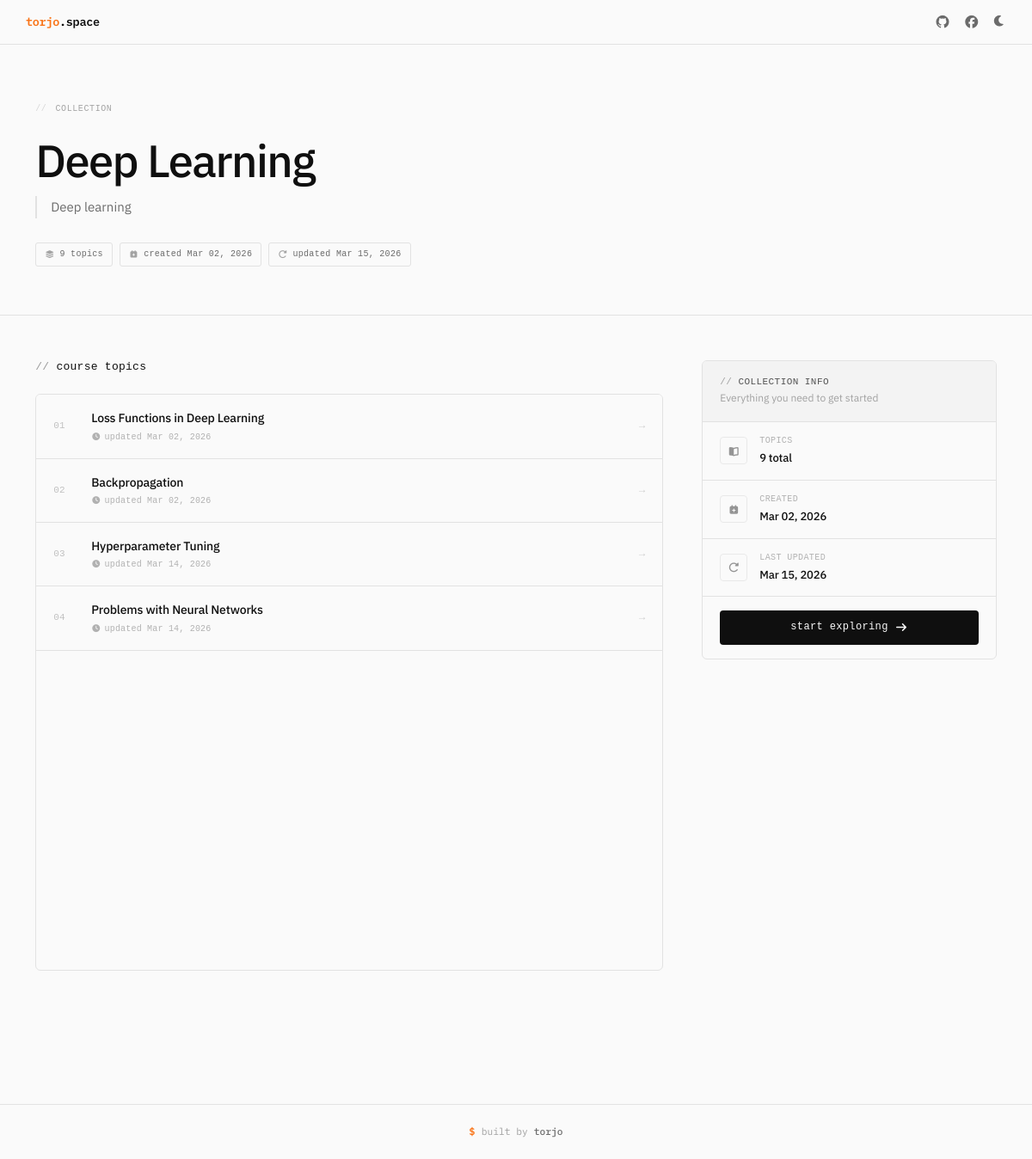
/collection/deep-learning/, run on the app's committed database.
### doc/models.py (models this page shows, shortened)
class Collection(models.Model):
    title = models.CharField(max_length=200)
    slug = models.SlugField(unique=True, blank=True)
    description = models.TextField()
    created_by = models.ForeignKey(User, on_delete=models.CASCADE)
    created_at = models.DateTimeField(auto_now_add=True)
    updated_at = models.DateTimeField(auto_now=True)
    is_published = models.BooleanField(default=False)
    bg = models.ImageField(upload_to='collection_backgrounds/', blank=True, null=True)
    class Meta:
        ordering = ['-created_at']
    def __str__(self):
        return self.title

class Topic(models.Model):
    collection = models.ForeignKey(Collection, on_delete=models.CASCADE, related_name='topics')
    title = models.CharField(max_length=200)
    slug = models.SlugField(blank=True)
    order = models.PositiveIntegerField(default=0)
    group = models.CharField(max_length=100, blank=True, null=True)
    created_at = models.DateTimeField(auto_now_add=True)
    updated_at = models.DateTimeField(auto_now=True)
    class Meta:
        ordering = ['order', 'created_at']
        unique_together = ['collection', 'slug']

### doc/views.py (the view)
# urls.py: path('collection/<slug:slug>/', views.collection_detail, name='collection_detail'),
def collection_detail(request, slug):
    collection = Collection.objects.get(slug=slug)
    print('collection:', collection)
    topics = collection.topics.all()
    return render(request, 'doc/collection_detail.html', {'collection': collection, 'topics': topics})

### doc/templates/doc/collection_detail.html (shortened to what this page needs)
{% extends 'doc/base.html' %}
{% block content %}
{% load static %}
<section class="collection-hero">
    <div class="container">
        <div class="hero-eyebrow">collection</div>
        <h1>{{ collection.title }}</h1>
        <p class="hero-desc">{{ collection.description }}</p>
        <div class="hero-meta">
            <span class="meta-chip"><i class="fas fa-layer-group"></i> {{ topics.count }} topics</span>
            <span class="meta-chip"><i class="fas fa-calendar-plus"></i>
                created {{ collection.created_at|date:"M d, Y" }}</span>
            <span class="meta-chip"><i class="fas fa-rotate-right"></i>
                updated {{ collection.updated_at|date:"M d, Y" }}
            </span>
        </div>
    </div>
</section>
<section class="content-section">
    <div class="container">
        <div class="row g-5">
            <div class="col-lg-8">
                <div class="section-label fade-up">
                    <h3>course topics</h3>
                </div>
                {% if topics %}
                <div class="topic-list">
                    {% for topic in topics %}
                    <a href="{% url 'topic_detail' topic.id %}" class="topic-card fade-up">
                        <span class="topic-num">{{ forloop.counter|stringformat:"02d" }}</span>
                        <div class="topic-info">
                            <div class="topic-title">{{ topic.title }}</div>
                            <div class="topic-date">
                                <i class="fas fa-clock"></i>updated {{ topic.updated_at|date:"M d, Y" }}
                            </div>
                        </div>
                        <span class="topic-arrow">→</span>
                    </a>
                    {% endfor %}
                </div>
                {% else %}
                <div class="empty-state fade-up">
                    <p>no topics available yet in this collection</p>
                </div>
                {% endif %}
            </div>
            <div class="col-lg-4 fade-up">
                <div class="sidebar-card">
                    <div class="sidebar-header">
                        <h5>collection info</h5>
                        <p>Everything you need to get started</p>
                    </div>
                    <div class="sidebar-body">
                        <div class="stat-row">
                            <div class="stat-icon"><i class="fas fa-book-open"></i></div>
                            <div>
                                <div class="stat-label">topics</div>
                                <div class="stat-value">{{ topics.count }} total</div>
                            </div>
                        </div>
                        <div class="stat-row">
                            <div class="stat-icon"><i class="fas fa-calendar-plus"></i></div>
                            <div>
                                <div class="stat-label">created</div>
                                <div class="stat-value">{{ collection.created_at|date:"M d, Y" }}</div>
                            </div>
                        </div>
                        <div class="stat-row">
                            <div class="stat-icon"><i class="fas fa-rotate-right"></i></div>
                            <div>
                                <div class="stat-label">last updated</div>
                                <div class="stat-value">{{ collection.updated_at|date:"M d, Y" }}</div>
                            </div>
                        </div>
                    </div>
                    <div class="sidebar-footer">
                        {% if topics %}
                        <a href="{% url 'topic_detail' topics.0.id %}" class="start-btn">
                            start exploring <i class="fas fa-arrow-right"></i>
                        </a>
                        {% else %}
                        <button class="start-btn" disabled>no topics yet</button>
                        {% endif %}
                    </div>
                </div>
            </div>
        </div>
    </div>
</section>
{% endblock %}

### doc/templates/doc/base.html (style rules this page uses)
:root { --accent: #f97316; --accent-dim: rgba(249, 115, 22, 0.12); --text-primary: #0f0f0f; --text-secondary: #6b6b6b; --text-muted: #a0a0a0; --bg: #fafafa; --bg-secondary: #f3f3f3; --border: #e2e2e2; --border-strong: #c8c8c8; --mono: 'IBM Plex Mono', monospace; --sans: 'IBM Plex Sans', sans-serif; }
*, *::before, *::after { box-sizing: border-box; }
html, body { font-family: var(--sans); background-color: var(--bg); color: var(--text-primary); transition: background-color 0.2s, color 0.2s; font-size: 15px; line-height: 1.6; -webkit-font-smoothing: antialiased; }
a { color: inherit; }

### data on the page
Collection: title "Deep Learning", description "Deep learning", count "9", created_at "Mar 02, 2026", updated_at "Mar 15, 2026"
Topic: title "Loss Functions in Deep Learning", updated_at "Mar 02, 2026"
Topic: title "Backpropagation", updated_at "Mar 02, 2026"
Topic: title "Hyperparameter Tuning", updated_at "Mar 14, 2026"
Topic: title "Problems with Neural Networks", updated_at "Mar 14, 2026"

### other printed values
{{ topics.count }} "9"
